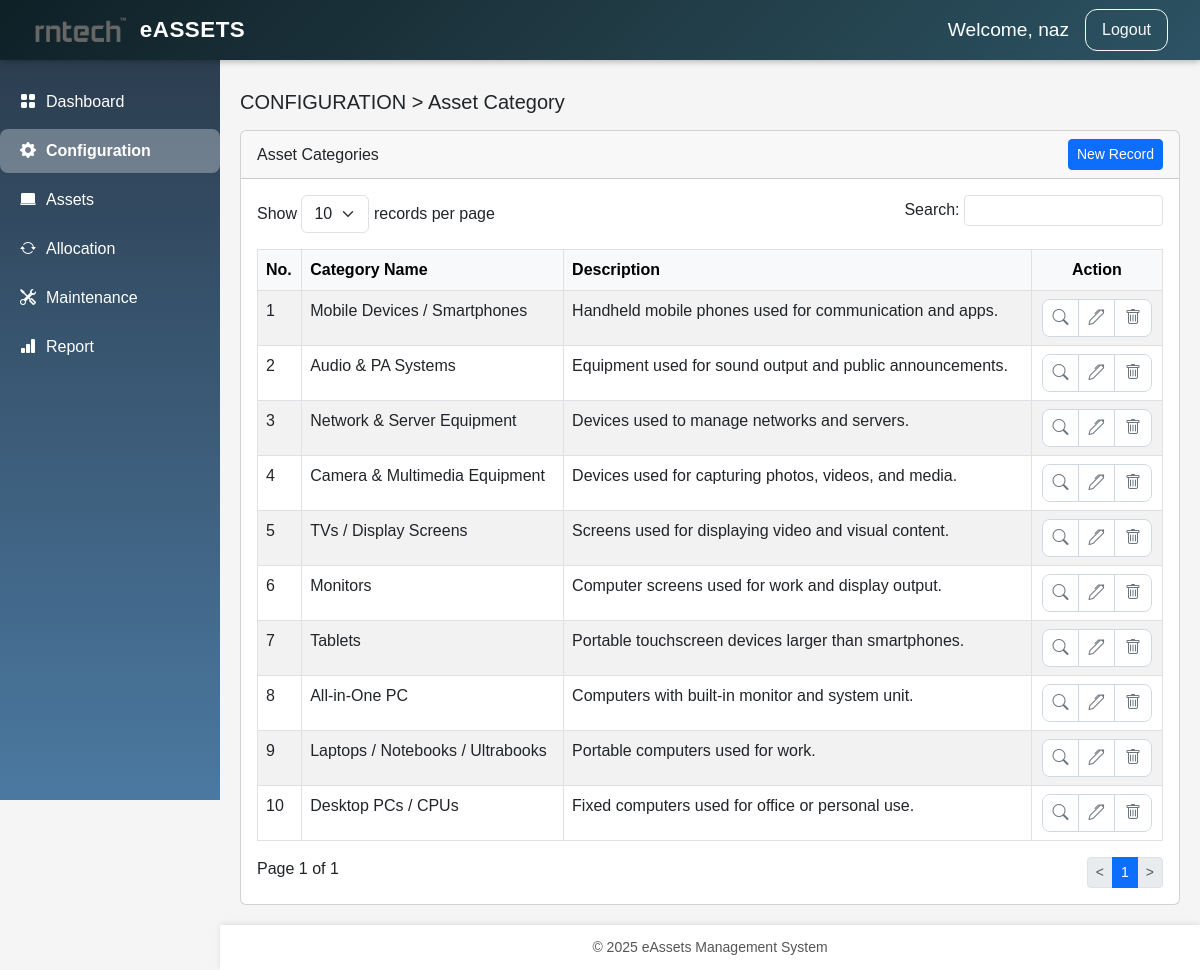
/config_category.php (signed in), run on the app's committed database.
### tables this page shows
CREATE TABLE `asset_categories` (
  `id` int(11) NOT NULL,
  `category_name` varchar(100) NOT NULL,
  `description` text DEFAULT NULL,
  `created_at` timestamp NOT NULL DEFAULT current_timestamp()
);

### config_category.php (the view, shortened to what this page needs)
<?php
require_once 'config/database.php';
try {
    $stmt = $pdo->prepare("SELECT * FROM asset_categories ORDER BY id DESC");
    $stmt->execute();
    $categories = $stmt->fetchAll(PDO::FETCH_ASSOC);
} catch (PDOException $e) {
    die("Error fetching categories: " . $e->getMessage());
}
?>
<!DOCTYPE html>
<html lang="en">
<head>
<link href="https://cdn.jsdelivr.net/npm/bootstrap@5.3.0/dist/css/bootstrap.min.css" rel="stylesheet">
<link href="https://cdn.jsdelivr.net/npm/bootstrap-icons/font/bootstrap-icons.css" rel="stylesheet">
<link href="assets/images/style.css" rel="stylesheet">
</head>
<body>
<?php include 'includes/header.php'; ?>
<?php include 'includes/sidebar.php'; ?>
<div class="main-content">
    <h5>CONFIGURATION &gt; Asset Category</h5>
    <div class="card mt-3">
        <div class="card-header d-flex justify-content-between align-items-center">
            <span>Asset Categories</span>
            <a href="add_category.php" class="btn btn-primary btn-sm">New Record</a>
        </div>
        <div class="card-body">
            <div class="d-flex justify-content-between mb-3">
                <div>
                    Show
                    <select class="form-select d-inline-block w-auto">
                        <option value="10">10</option>
                    </select>
                    records per page
                </div>
                <div>
                    Search: <input type="text" class="form-control form-control-sm d-inline-block w-auto">
                </div>
            </div>
            <table class="table table-bordered table-striped">
                <thead class="table-light">
                    <tr>
                        <th>No.</th>
                        <th>Category Name</th>
                        <th>Description</th>
                        <th class="text-center">Action</th>
                    </tr>
                </thead>
                <tbody>
                    <?php if ($categories): ?>
                        <?php foreach ($categories as $index => $cat): ?>
                        <tr>
                            <td><?= $index + 1 ?></td>
                            <td><?= htmlspecialchars($cat['category_name']) ?></td>
                            <td><?= htmlspecialchars($cat['description'] ?: 'No Description') ?></td>
                            <td class="text-center">
    <div class="action-group mx-auto">
        <a href="view_category.php?id=<?= $cat['id'] ?>" class="action-btn view" title="View">
            <i class="bi bi-search"></i>
        </a>
        <a href="edit_category.php?id=<?= $cat['id'] ?>" class="action-btn edit" title="Edit">
            <i class="bi bi-pen">
</i>
        </a>
        <button type="button"
                class="action-btn delete deleteBtn"
                data-id="<?= $cat['id'] ?>"
                data-name="<?= htmlspecialchars($cat['category_name']) ?>"
                data-bs-toggle="modal"
                data-bs-target="#deleteModal"
                title="Delete">
            <i class="bi bi-trash"></i>
        </button>
    </div>
</td>
                        </tr>
                        <?php endforeach; ?>
                    <?php else: ?>
                        <tr>
                            <td colspan="4" class="text-center">No categories found</td>
                        </tr>
                    <?php endif; ?>
                </tbody>
            </table>
            <div>
                Page 1 of 1
                <nav class="d-inline-block float-end">
                    <ul class="pagination pagination-sm mb-0">
                        <li class="page-item disabled"><a class="page-link" href="#">&lt;</a></li>
                        <li class="page-item active"><a class="page-link" href="#">1</a></li>
                        <li class="page-item disabled"><a class="page-link" href="#">&gt;</a></li>
                    </ul>
                </nav>
            </div>
        </div>
    </div>
</div>
<?php include 'includes/footer.php'; ?>
</body>
</html>

### assets/images/style.css (style rules this page uses)
.main-content { margin-left: 220px; padding: 90px 20px 20px; flex: 1 0 auto; }
body { display: flex; flex-direction: column; min-height: 100vh; margin: 0; font-family: 'Poppins', sans-serif; background-color: #f5f5f5; }
.action-group { display: inline-flex; border: 1px solid #d0d7e2; border-radius: 8px; overflow: hidden; }
.action-btn { width: 36px; height: 36px; border: none; background: #fff; display: flex; align-items: center; justify-content: center; color: #6c757d; transition: all 0.2s ease; }
.action-btn:not(:last-child) { border-right: 1px solid #d0d7e2; }

### config_category.php (style rules this page uses)
body { font-family: 'Poppins', sans-serif; background-color: #f5f5f5; }

### data on the page
asset_categories: category_name "Mobile Devices / Smartphones", description "Handheld mobile phones used for communication and apps."
asset_categories: category_name "Audio & PA Systems", description "Equipment used for sound output and public announcements."
asset_categories: category_name "Network & Server Equipment", description "Devices used to manage networks and servers."
asset_categories: category_name "Camera & Multimedia Equipment", description "Devices used for capturing photos, videos, and media."
asset_categories: category_name "TVs / Display Screens", description "Screens used for displaying video and visual content."
asset_categories: category_name "Monitors", description "Computer screens used for work and display output."
asset_categories: category_name "Tablets", description "Portable touchscreen devices larger than smartphones."
asset_categories: category_name "All-in-One PC", description "Computers with built-in monitor and system unit."
asset_categories: category_name "Laptops / Notebooks / Ultrabooks", description "Portable computers used for work."
asset_categories: category_name "Desktop PCs / CPUs", description "Fixed computers used for office or personal use."

### other printed values
$_SESSION['fullname'] "naz"
